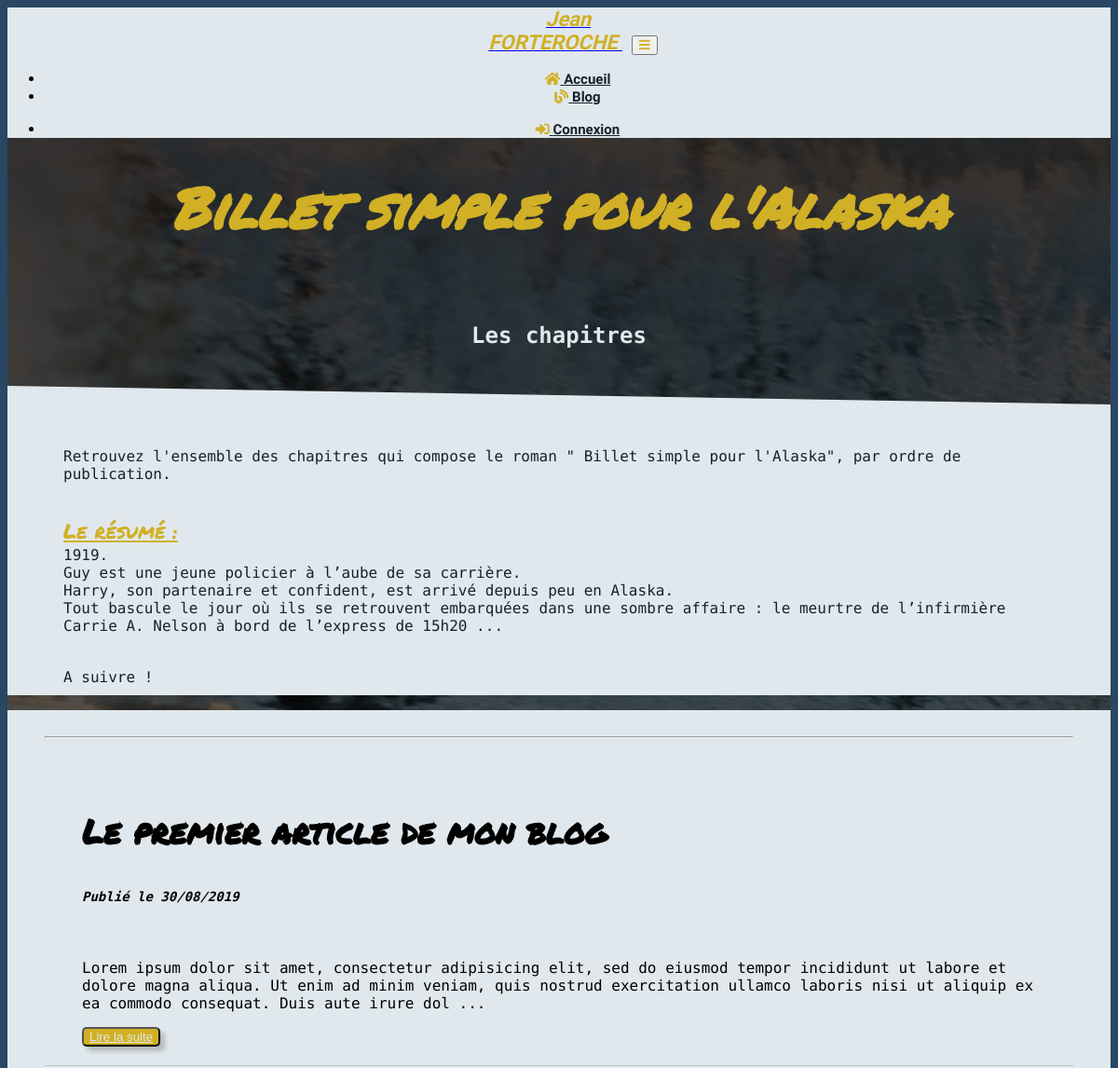
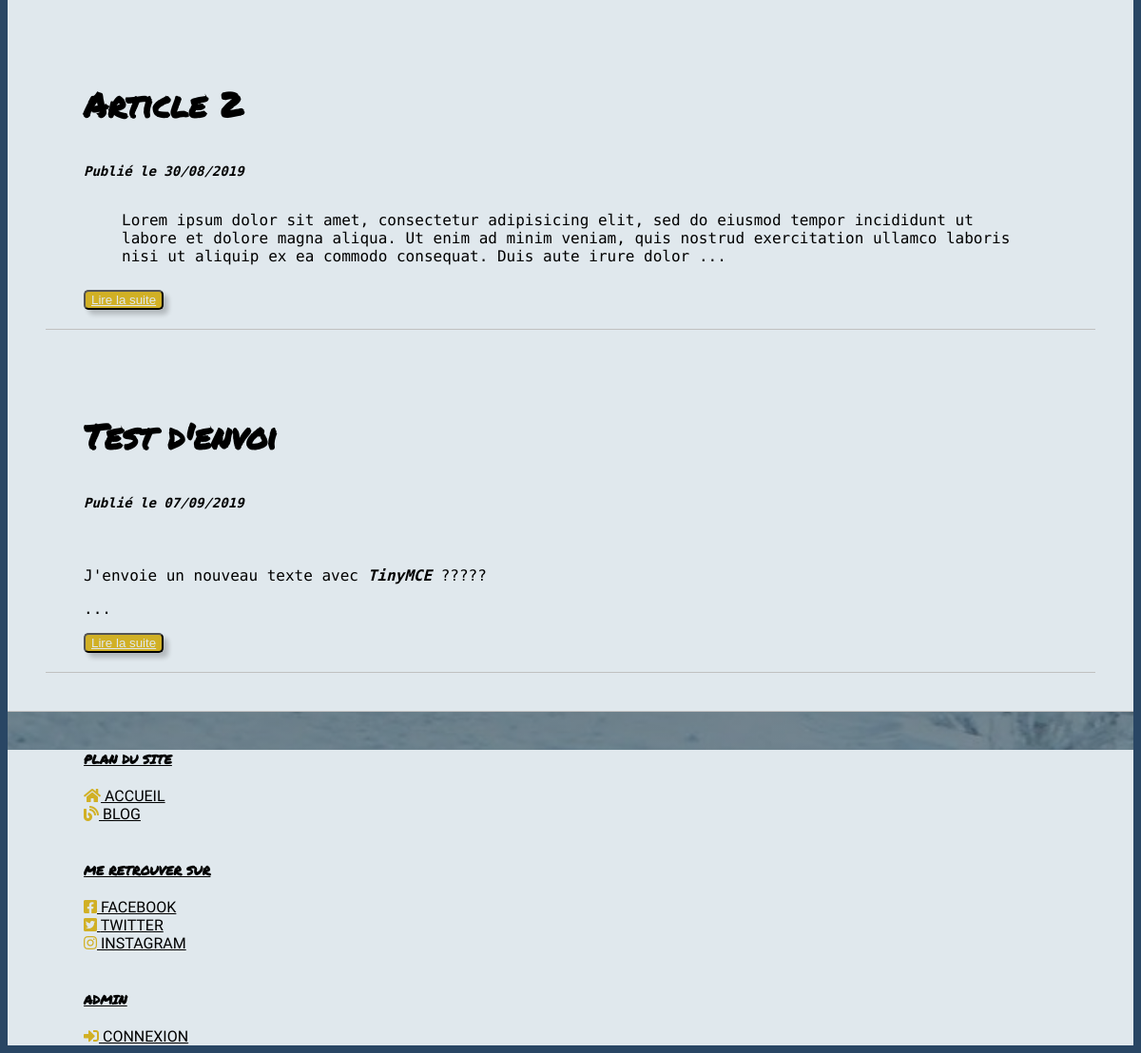
/index.php?action=listPosts, run on an earlier commit of the app's database (2 pictures, top to bottom).
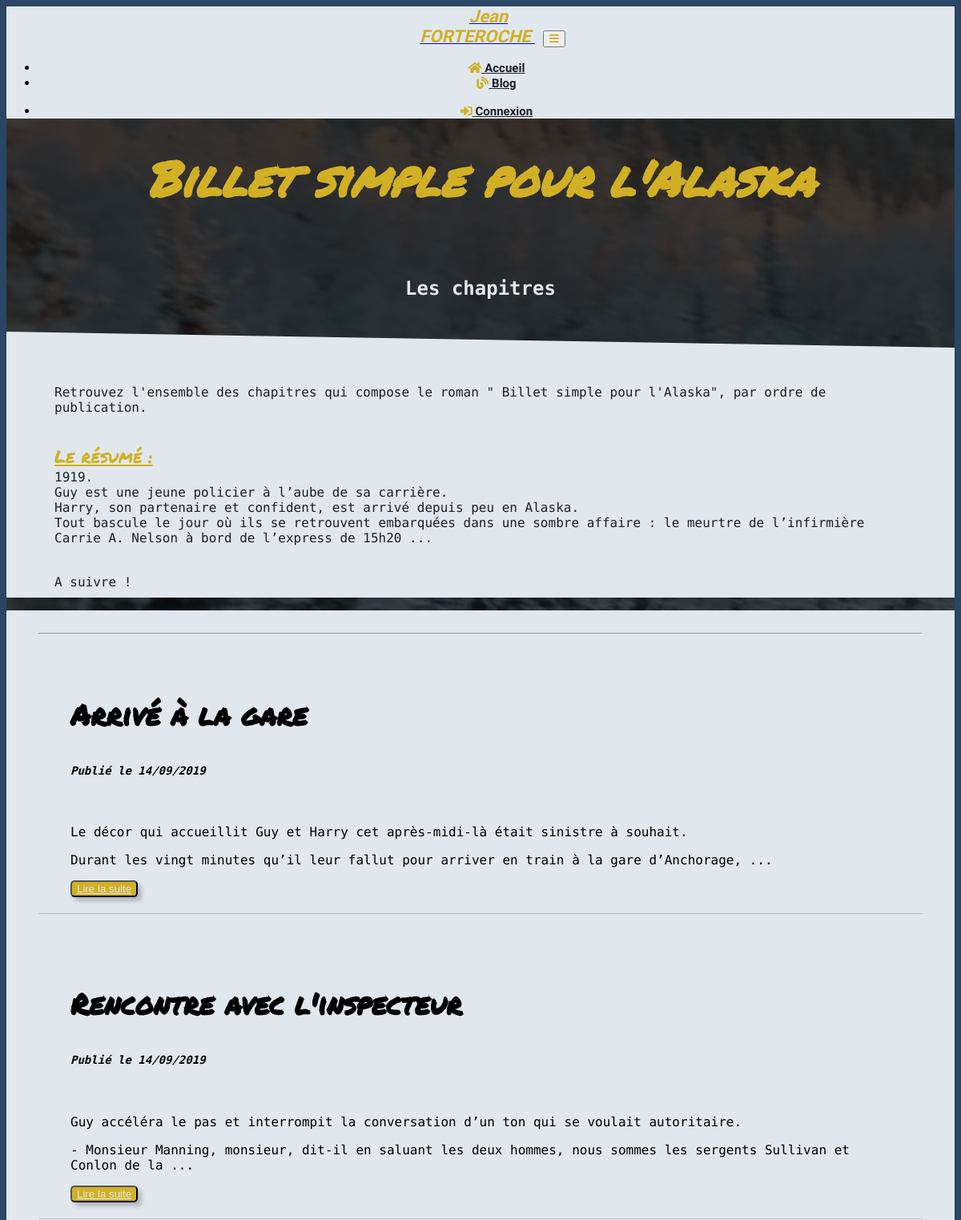
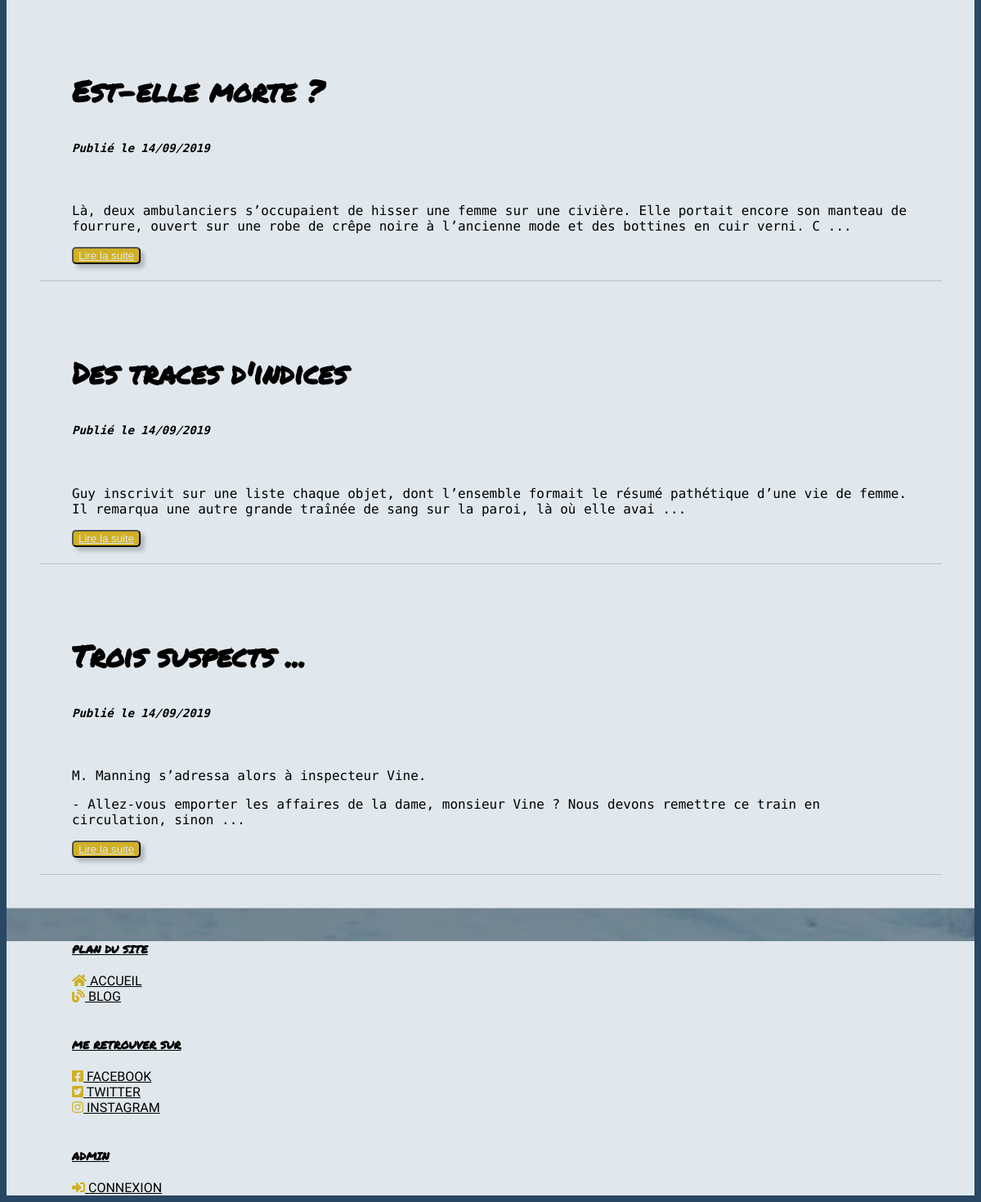
And on a later commit of the database (2 pictures, top to bottom).
### tables this page shows
CREATE TABLE `post` (
  `id` int(11) NOT NULL,
  `date_creation` datetime NOT NULL,
  `id_author` int(11) NOT NULL,
  `title` varchar(255) NOT NULL,
  `content` text NOT NULL
);

### controller/FrontEndController.php (called while the page is built, shortened)
<?php
require("model/FrontEndManager.php");
class FrontEndController
{
    public function listPosts()
    {
        $req = new FrontEndManager;
        $posts = $req->getPosts();
        require('view/frontend/front/blog.php');
    }
}

### model/FrontEndManager.php (called while the page is built, shortened)
<?php
class FrontEndManager extends Manager
{
    public function getPosts()
    {
        $bdd = $this->dbConnect();
        $posts = $bdd->query('SELECT id, id_author, title, content, DATE_FORMAT(date_creation, "%d/%m/%Y") AS creation_date_fr FROM post');
        return $posts;
    }
}

### view/frontend/front/blog.php (the view, shortened to what this page needs)
<div id="blockPage">
    <?php include("./view/includes/navigation.php") ?>
    <header>
        <h1 class="titleBlog"> <span id="novelTitle"> Billet simple pour l'Alaska </span></h1>
        <h2 class="titleBlog"> Les chapitres </h2>
    </header>
    <section class="container" id="presentationRoman">
        <div class="row">
            <p class="text-center textBlog"> Retrouvez l'ensemble des chapitres qui compose le roman " Billet
                simple pour l'Alaska", par ordre de publication.</p>
        </div>
        <div class="row">
            <p class="text-center textBlog"> <span class="resume"> Le résumé : </span> <br /> 1919. <br /> Guy est une jeune policier à l’aube de sa carrière.<br />
                Harry, son partenaire et confident, est arrivé depuis peu en Alaska. <br /> Tout bascule le jour où ils se retrouvent embarquées
                dans une sombre affaire : le meurtre de l’infirmière Carrie A. Nelson à bord de l’express de 15h20 ...
            </p>
        </div>
        <div class="row">
            <p class="text-center textBlog"> A suivre ! </p>
        </div>
    </section>
    <section class="container" id="listPostBlog">
        <hr>
        <?php
        while ($article = $posts->fetch()) { ?>
            <article class="posts">
                <h3> <?= htmlspecialchars($article["title"]); ?> </h3>
                <h5 class="datePublie"> Publié le <?= $article["creation_date_fr"] ?> </h5>
                <p class="text-justify textBlog"> <?= substr($article["content"], 0, 255) . " ... " ?> </p>
                <button> <a href="index.php?action=post&amp;id=<?= $article['id'] ?>" class="nav-link"> Lire la suite </a> </button>
            </article>
        <?php }
        ?>
    </section>
    <?php include("./view/includes/footer.php") ?>
</div>
<?php $content = ob_get_clean(); ?>
<?php require("./view/includes/template.php"); ?>

### index.php (shortened to what this page needs)
<?php
require("controller/FrontEndController.php");
$frontEnd = new FrontEndController;
$backEnd = new BackEndController;
try {
    if (isset($_GET["action"])) {
        if ($_GET["action"] == "welcomeHome") {
            $frontEnd->welcomeHome();
        } elseif ($_GET["action"] == "listPosts") {
            $frontEnd->listPosts();
        } elseif ($_GET["action"] == "post") {
            if (isset($_GET['id']) && $_GET['id'] > 0) {
                $frontEnd->post();
            } else {
                throw new Exception("Erreur : cette page n'existe pas");
            }
        } elseif ($_GET["action"] == "newComment") {
            $frontEnd->newComment();
        } elseif ($_GET["action"] == "signalComment") {
            $frontEnd->signalComment();
        } elseif ($_GET["action"] == "inscription") {
            $frontEnd->inscription();
        } elseif ($_GET["action"] == "login") {
            $frontEnd->login();
        } elseif ($_GET["action"] == "deconnectProfil") {
            $frontEnd->deconnectProfil();
        } elseif ($_GET["action"] == "homeProfil") {
            if (isset($_GET['id']) && $_GET['id'] > 0) {
                $frontEnd->homeProfil();
            } else {
                throw new Exception("Erreur : cette page n'existe pas");
            }
        } elseif ($_GET["action"] == "editProfil") {
            if (isset($_SESSION['userId']) && $_SESSION["userId"] > 0) {
                $frontEnd->editProfil();
            } else {
                throw new Exception("Erreur : cette page n'existe pas");
            }
        } elseif ($_GET["action"] == "comeBackProfil") {
            $frontEnd->comeBackProfil();
        } elseif ($_GET["action"] == "homeProfilAdmin") {
            if (isset($_SESSION['userId']) && $_SESSION['userId'] > 0 && $_SESSION['statut'] == "admin") {
                $backEnd->homeProfilAdmin();
            } else {
                throw new Exception("Erreur : cette page n'existe pas");
            }
        } elseif ($_GET["action"] == "comeBackProfilAdmin") {
            $backEnd->comeBackProfilAdmin();
        } elseif ($_GET["action"] == "listPostAdmin") {
            $backEnd->listPostAdmin();
        } elseif ($_GET["action"] == "editPostAdmin") {
            if (isset($_GET['id']) && $_GET['id'] > 0) {
                $backEnd->editPostAdmin();
            } else {
                throw new Exception("Erreur : cette page n'existe pas");
            }
        } elseif ($_GET["action"] == "editPost") {
            $backEnd->editPost();
        } elseif ($_GET["action"] == "deletePostAdmin") {
            if (isset($_GET['id']) && $_GET['id'] > 0) {
                $backEnd->deletePostAdmin();
            }
        } elseif ($_GET["action"] == "delete") {
            $backEnd->delete();
        } elseif ($_GET["action"] == "writePostAdmin") {
            $backEnd->writePostAdmin();
        } elseif ($_GET["action"] == "listCommentsAdmin") {
            $backEnd->listCommentsAdmin();
        } elseif ($_GET["action"] == "deleteComments") {
            $backEnd->deleteComments();
        } else {
            throw new Exception("Erreur : cette page n'existe pas");
        }
    } else {
        $frontEnd->welcomeHome();
    }
} catch (Exception $e) {
    $frontEnd->error();
    echo $e->getMessage();
}

### view/includes/navigation.php (shortened to what this page needs)
<div id="navigation">
    <nav class="navbar navbar-expand-md navbar-dark fixed-top" id="backgroundNavbar">
        <a class="navbar-brand" href="index.php?action=welcomeHome"> <span class="textLogo"> Jean </span> <br /> <span class="textLogo">
                FORTEROCHE </span> </a>
        <button class="navbar-toggler" type="button" data-toggle="collapse" data-target="#mainNav" aria-controls="mainNav" aria-expanded="false" aria-label="Toggle navigation">
            <span class="navbar-toggler-icon"> <i class="fas fa-bars"></i> </span>
        </button>
        <div class="collapse navbar-collapse" id="mainNav">
            <ul class="navbar-nav nav-tabs">
                <li class="nav-item"> <a class="nav-link" href="index.php?action=welcomeHome"> <i class="fas fa-home"></i> Accueil</a>
                </li>
                <li class="nav-item"><a class="nav-link" href="index.php?action=listPosts"> <i class="fas fa-blog"></i> Blog </a></li>
            </ul>
            <?php
            if (isset($_SESSION['userId']) != true) {
                ?>
                <ul class="navbar-nav nav-tabs ml-auto">
                    <li class="nav-item">
                        <a class="nav-link" href="index.php?action=login"> <i class="fas fa-sign-in-alt"> </i> Connexion </a>
                    </li>
                </ul>
            <?php } ?>
        </div>
    </nav>
</div>

### view/includes/footer.php (shortened to what this page needs)
<footer>
    <div class="container-fluid">
        <div class="row">
            <div class="col-lg-4">
                <h5 class="underline"> Plan du site</h5>
                <ul>
                    <li>
                        <a class="nav-link" href="index.php?action=welcomeHome"> <i class="fas fa-home"></i> Accueil</a>
                    </li>
                    <li> <a class="nav-link" href="index.php?action=listPosts"> <i class="fas fa-blog"></i> Blog </a></li>
                </ul>
            </div>
            <div class="col-lg-4">
                <h5 class="underline"> Me retrouver sur </h5>
                <ul>
                    <li class="nav-item"> <a class="nav-link" href="https://www.facebook.com/"> <i class="fab fa-facebook-square"></i>
                            Facebook</a>
                    </li>
                    <li> <a class="nav-link" href="https://twitter.com/"> <i class="fab fa-twitter-square"></i>
                            Twitter </a></li>
                    <li> <a class="nav-link" href="https://www.instagram.com"> <i class="fab fa-instagram"></i>
                            Instagram </a></li>
                </ul>
            </div>
            <div class="col-lg-4">
                <h5 class="underline"> Admin</h5>
                <?php
                if (isset($_SESSION['userId']) != true) {
                    ?>
                    <ul>
                        <li>
                            <a class="nav-link" href="index.php?action=login"> <i class="fas fa-sign-in-alt"> </i> Connexion </a>
                        </li>
                    </ul>
                <?php } ?>
            </div>
        </div>
    </div>
</footer>

### view/includes/template.php (shortened to what this page needs)
<!DOCTYPE html>
<html lang="fr-FR">
<head>
    <link rel="stylesheet" href="https://unpkg.com/bootstrap-material-design@4.1.1/dist/css/bootstrap-material-design.min.css">
    <link rel="stylesheet" href="https://use.fontawesome.com/releases/v5.8.1/css/all.css">
    <link rel="stylesheet" href="./assets/css/style.css">
</head>
<body>
    <?= $content ?>
</body>
</body>
</html>

### assets/css/style.css (style rules this page uses)
body { font-family: 'Source Code Pro'; background-color: #294664; }
.underline { text-decoration: underline; }
#blockPage { background-color: #294664; background-image: url(".././images/train.jpg"); background-image: linear-gradient(to bottom, rgba(0, 0, 0, 0.8) 0%, rgba(0, 0, 0, 0.6) 50%, rgba(0, 0, 0, 0.3) 100%), url(".././images/train.jpg"); width: 100%; height: 100%; background-size: cover; background-position: center; background-attachment: fixed; position: relative; }
#navigation { text-align: center; height: 90px; }
#backgroundNavbar { background-color: #e0e8ed; }
#navigation li a { color: #18202d; font-family: 'Indie Flower'; font-weight: bold; font-size: 15px; }
.fas, .far, .fab { color: #d1b025; }
.textLogo { color: #d1b025; margin-right: 10px; font-family: 'Indie Flower'; padding-left: 30px; font-style: italic; font-weight: bold; font-size: 22px; }
header { color: #e0e8ed; font-family: 'Source Code Pro'; text-align: center; }
header h1 { margin-top: 30px; font-family: 'Permanent Marker'; }
#novelTitle { font-family: 'Permanent Marker'; color: #d1b025; font-style: italic; font-weight: bold; font-size: 60px; }
footer { background-color: #e0e8ed; margin-top: 40px; }
footer h5 { margin: 40px 0 0 80px; font-family: 'Permanent Marker'; text-transform: uppercase; }
footer ul { font-family: 'Indie Flower'; margin: 20px 0 0 40px; list-style-type: none; }
footer li a { text-transform: uppercase; color: black; }
.titleBlog { margin: 80px 0 40px 0; }
.textBlog { padding: 10px 40px; }
.resume { color: #d1b025; text-decoration: underline; font-family: 'Permanent Marker'; font-size: 22px; }
#presentationRoman { padding: 40px 20px 0px 20px; color: #18202d; clip-path: polygon(0 0, 100% 20px, 100% 100%, 0% 100%); background-color: #e0e8ed; }
#listPostBlog { background-color: #e0e8ed; padding: 20px 40px; border-bottom: 1px solid silver; }
.posts { padding: 30px 40px 20px 40px; margin-bottom: 20px; border-bottom: 1px solid silver; }
#listPostBlog h3 { font-size: 36px; font-family: 'Permanent Marker'; }
.datePublie { font-size: 14px; font-style: italic; }
.posts button { background-color: #d1b025; border-radius: 5px; box-shadow: 5px 5px 5px rgba(0, 0, 0, 0.2); }
.posts button a { color: #e0e8ed; }

What changed in the data, as far as the page shows it:
removed post: title "Le premier article de mon blog", creation_date_fr "30/08/2019", content "Lorem ipsum dolor sit amet, consectetur adipisicing elit, sed do eiusmod tempor incididunt ut labore et dolore magna aliqua. Ut enim ad minim veniam, quis nostrud exercitation ullamco laboris nisi ut aliquip ex ea commodo consequat. Duis aute irure dol"
removed post: title "Article 2", creation_date_fr "30/08/2019", content "Lorem ipsum dolor sit amet, consectetur adipisicing elit, sed do eiusmod tempor incididunt ut labore et dolore magna aliqua. Ut enim ad minim veniam, quis nostrud exercitation ullamco laboris nisi ut aliquip ex ea commodo consequat. Duis aute irure dolor"
removed post: title "Test d'envoi", creation_date_fr "07/09/2019", content "J'envoie un nouveau texte avec TinyMCE ?????"
added post: title "Arrivé à la gare", creation_date_fr "14/09/2019", content "Le décor qui accueillit Guy et Harry cet après-midi-là était sinistre à souhait. Durant les vingt minutes qu’il leur fallut pour arriver en train à la gare d’Anchorage,"
added post: title "Rencontre avec l'inspecteur", creation_date_fr "14/09/2019", content "Guy accéléra le pas et interrompit la conversation d’un ton qui se voulait autoritaire. - Monsieur Manning, monsieur, dit-il en saluant les deux hommes, nous sommes les sergents Sullivan et Conlon de la"
added post: title "Est-elle morte ?", creation_date_fr "14/09/2019", content "Là, deux ambulanciers s’occupaient de hisser une femme sur une civière. Elle portait encore son manteau de fourrure, ouvert sur une robe de crêpe noire à l’ancienne mode et des bottines en cuir verni. C"
added post: title "Des traces d'indices", creation_date_fr "14/09/2019", content "Guy inscrivit sur une liste chaque objet, dont l’ensemble formait le résumé pathétique d’une vie de femme. Il remarqua une autre grande traînée de sang sur la paroi, là où elle avai"
added post: title "Trois suspects ...", creation_date_fr "14/09/2019", content "M. Manning s’adressa alors à inspecteur Vine. - Allez-vous emporter les affaires de la dame, monsieur Vine ? Nous devons remettre ce train en circulation, sinon"
